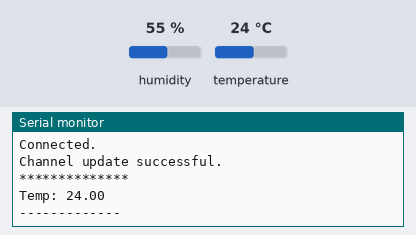
Simulated run of this sketch. Board: ESP32. Shown: the last lines printed to the serial monitor. The inputs (shaded band) are chosen by the test bench; at power-on: temperature 24 °C, humidity 55 %. WiFi joins after 1.5 s; servers stay silent unless stated.

Above: at 17.1 s.
17.2 s: temperature set to 12 °C
At 18.6 s:
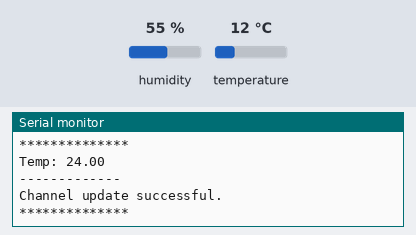
29.4 s: temperature set to 19 °C
At 40.0 s:
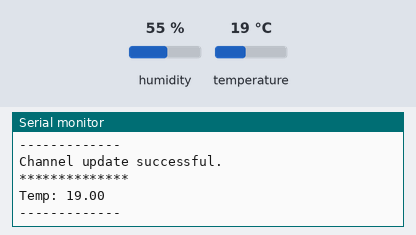
Timing chart, 0 to 41.5 s (numbered marks = the images above; inputs shaded):
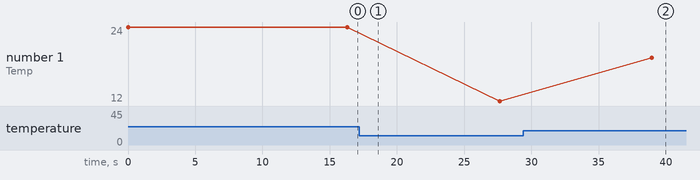

The sketch:

sketch.ino
```cpp
#include <WiFi.h>
#include <ThingSpeak.h>
#include "DHTesp.h"

//  -----------DHTESP-----------
DHTesp dhtSensor;
TempAndHumidity data;
const int DHT_PIN = 15;

char ssid[] = "Wokwi-GUEST";
char pass[] = "";
WiFiClient client;
unsigned long myChannelNumber = 2094622;
const char * myWriteAPIKey = "E2XF49Y6L7LASSJ2";

int statusCode;

void setup() {
  Serial.begin(115200);
  dhtSensor.setup(DHT_PIN, DHTesp::DHT22);
  WiFi.mode(WIFI_STA);
  ThingSpeak.begin(client);
}

void loop() {
  data = dhtSensor.getTempAndHumidity();
  Serial.println("Temp: " + String(data.temperature));
  Serial.println("-------------");
  delay(1000); // this speeds up the simulation

  if(WiFi.status() != WL_CONNECTED)
  {
    Serial.print("Attempting to connect");
    while(WiFi.status() != WL_CONNECTED)
    {
      WiFi.begin(ssid, pass);
      Serial.print(".");
      delay(5000);
    }
    Serial.println("\nConnected.");;
  }

  ThingSpeak.setField(1, data.temperature);
  statusCode = ThingSpeak.writeFields(myChannelNumber, myWriteAPIKey);

  if(statusCode == 200) {
    Serial.println("Channel update successful.");
  }
  else {
    Serial.println("Problem Writing data. HTTP error code: " + String(statusCode));
  }

  Serial.println("**************");

    delay(10000);
}
```

Measured:
- after the input at 29.4 s, the serial monitor: prints a new line after 9.5 s (image 2)
- plotted number 1: 24 → 12 after the input at 17.2 s, 12 → 19 after the input at 29.4 s
